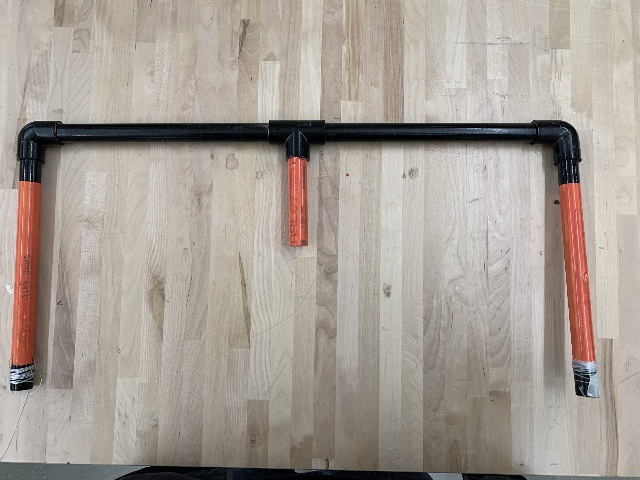
#> input picture vision/imports/vision/toy_gate.jpg, 640 x 480 px
$ python -i Camera_Utils.py   (imports and definitions only)
#> lines starting #> are read from the running program, lines starting #| are printed output that depends on the picture; after the words box and inside, x2 and y2 are one past the last pixel; in counts of white or black regions, pixels touching at a corner belong together
#> further down, picture is the input picture: shape (480, 640, 3); mean B, G, R 150.5, 158.4, 166.9
#!/usr/bin/env python3
import rospy
import cv2
import numpy as np
def detect_lines(img, threshold=100, min_line_length=50, max_line_gap=10):
    # Load the image using OpenCV
    # img = cv2.imread(image_path)


    # Convert the image to grayscale
#> called with threshold = 100, min_line_length = 50, max_line_gap = 10
    gray_img = cv2.cvtColor(img, cv2.COLOR_BGR2GRAY)
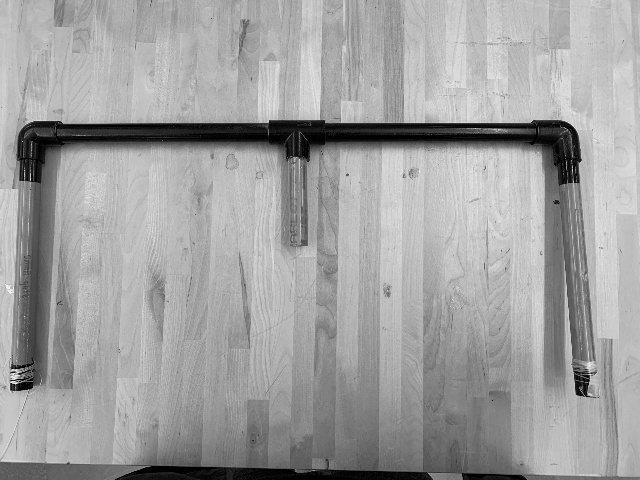
#> gray_img: shape (480, 640); min 0, max 250, mean 160
    # gray_img = img[:, :, 2]

    # Apply Canny edge detection to identify edges in the image
    edges = cv2.Canny(gray_img, 50, 150, apertureSize=3)
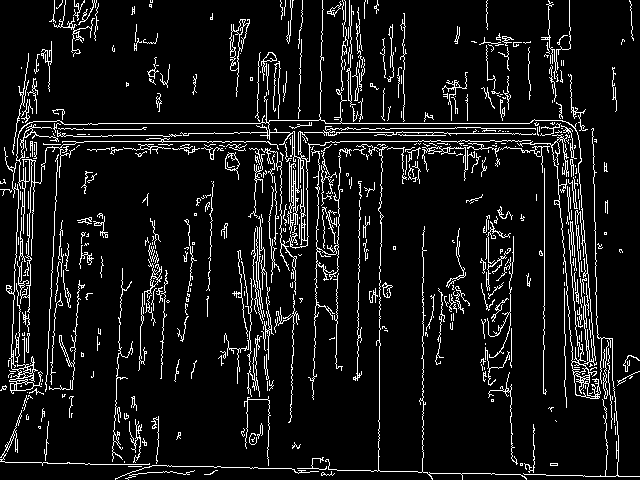
#> edges: shape (480, 640); 8.5% white in thin lines or dots


    # Apply Hough Line Transform to detect lines
    lines = cv2.HoughLinesP(edges, 1, np.pi / 180, threshold, minLineLength=min_line_length, maxLineGap=max_line_gap)
#> lines = 83 rows, first 6: [325, 123, 538, 123], [56, 141, 268, 141], [49, 137, 188, 134], [336, 368, 341, 56], [559, 104, 585, 396], [234, 132, 447, 132]

    all_x = []
    # Draw lines on a copy of the original image
    # line_img = np.copy(img)

    line_img = np.copy(gray_img)
    if lines is not None:
        for line in lines:
            x1, y1, x2, y2 = line[0]
            angle = np.arctan2(y2 - y1, x2 - x1) * 180.0 / np.pi
            if np.abs(angle - 90) < 10:  # Check if the line is approximately vertical
                cv2.line(line_img, (x1, y1), (x2, y2), (0, 0, 255), 2)  # Draw red lines
                all_x.append(x1)
#> this loop made 83 passes
#> (x1, y1, x2, y2, angle) on passes 1 to 12: (325, 123, 538, 123, 0), (56, 141, 268, 141, 0), (49, 137, 188, 134, -1.24), (336, 368, 341, 56, -89.08), (559, 104, 585, 396, 84.91), (234, 132, 447, 132, 0), (481, 128, 593, 128, 0), (31, 259, 35, 155, -87.8), (544, 349, 544, 168, -90), (447, 473, 545, 474, 0.585), (379, 396, 380, 286, -89.48), (124, 148, 312, 148, 0)
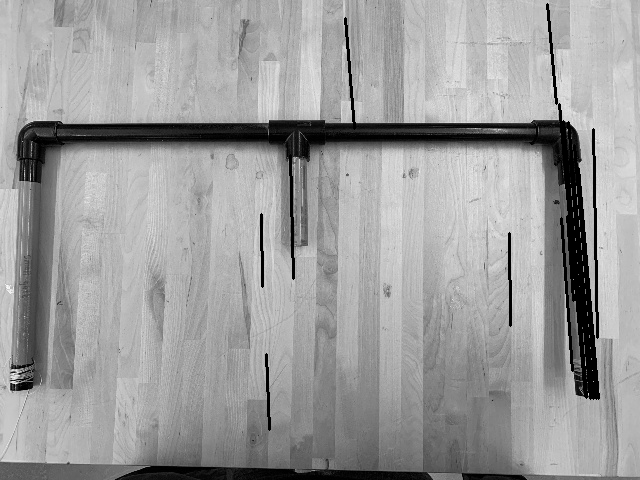
#> line_img: shape (480, 640); 2.31% of pixels changed, all inside (x1, y1, x2, y2) = (260, 3, 600, 431)
#> after the loop, all_x = [559, 547, 563, 570, 578, 568, 574, 561, 266, 567, 593, 261, 575, 345, 509, 290, 577]
            # cv2.line(line_img, (x1, y1), (x2, y2), (0, 0, 255), 2)  # Draw red lines
    if len(line_img.shape) == 2:
        line_img = np.tile(line_img[:,:,np.newaxis], (1,1,3))
#> line_img: shape (480, 640, 3)
    # (H,W,C) = line_img.shape
    # if C == 1:
    #     line_img = np.tile(line_img, (1,1,3))

    # Save the result
    return line_img, all_x

>>> import cv2
>>> picture = cv2.imread('toy_gate.jpg')
>>> result = detect_lines(picture)
